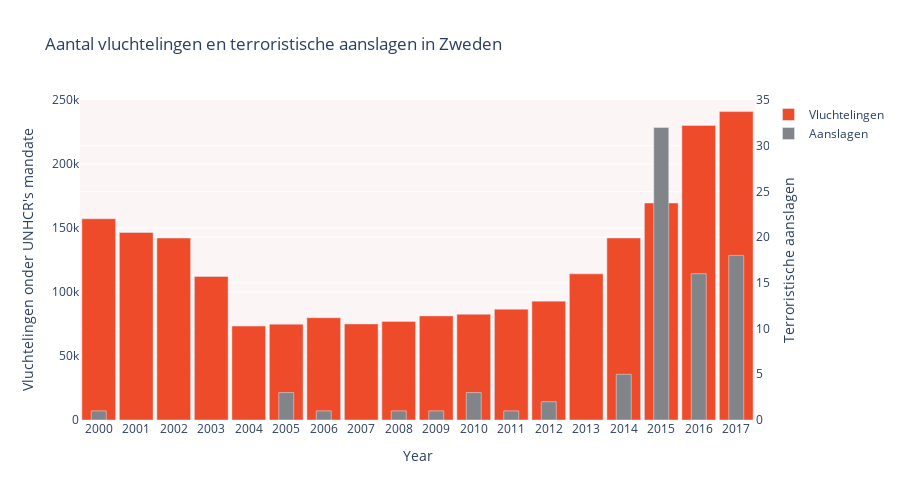

The notebook cell this image was saved under:
### Markdown cell above
### Derde argument eerste perspectief

### Code cell
df4 = pd.read_csv('migranten_per_jaar_per_land.csv')
df5 = df4[df4.Year.between(2000, 2017)]
df10 = df5[df5["Country of asylum"] == 'Sweden']
df10.head()

df7 = pd.read_csv('aanslagen_per_jaar_per_land.csv')
df8 = df7[df7.year.between(2000, 2017)]
df11 = df8[df8["country"] == 'Sweden']
df11.head()
colors = ['rgb(238, 75, 43)', 'rgb(252,245,245)', 'rgb(129, 133, 137)']
fig = go.Figure()

fig.add_trace(go.Bar(
    x=df10['Year'],
    y=df10["Refugees under UNHCR's mandate"],
    marker_color='rgb(238, 75, 43)',
    name="Vluchtelingen",
    yaxis='y'  
))

fig.add_trace(go.Bar(
    x=df11['year'],
    y=df11[('count')],
    marker_color='rgb(129, 133, 137)',
    name="Aanslagen",
    yaxis='y2',
    width=0.4
))

fig.update_layout(
    title='Aantal vluchtelingen en terroristische aanslagen in Zweden',
    xaxis=dict(type='category'),
    yaxis=dict(range=[0, 250000], title="Vluchtelingen onder UNHCR's mandate" , side='left'),
    yaxis2=dict(range=[0, 35], title="Terroristische aanslagen", overlaying='y', side='right'),  
    xaxis_title='Year',
    height=500,
    bargap=0.1,
    plot_bgcolor='rgb(252,245,245)',
)

fig.show()

### Figure 1 — Plotly figure (JSON) as saved in the notebook; plotly's stock layout.template omitted (floating-point values rounded to 4 significant figures)
{"data": [{"marker": {"color": "rgb(238, 75, 43)"}, "name": "Vluchtelingen", "type": "bar", "x": [2000, 2001, 2002, 2003, 2004, 2005, 2006, 2007, 2008, 2009, 2010, 2011, 2012, 2013, 2014, 2015, 2016, 2017], "y": [157206, 146480, 142170, 112148, 73383, 74889, 79895, 75055, 77016, 81346, 82620, 86603, 92869, 114172, 142197, 169516, 230158, 240954], "yaxis": "y"}, {"marker": {"color": "rgb(129, 133, 137)"}, "name": "Aanslagen", "type": "bar", "width": 0.4, "x": [2000, 2005, 2006, 2008, 2009, 2010, 2011, 2012, 2014, 2015, 2016, 2017], "y": [1, 3, 1, 1, 1, 3, 1, 2, 5, 32, 16, 18], "yaxis": "y2"}], "layout": {"bargap": 0.1, "height": 500, "plot_bgcolor": "rgb(252,245,245)", "title": {"text": "Aantal vluchtelingen en terroristische aanslagen in Zweden"}, "xaxis": {"title": {"text": "Year"}, "type": "category"}, "yaxis": {"range": [0, 250000], "side": "left", "title": {"text": "Vluchtelingen onder UNHCR's mandate"}}, "yaxis2": {"overlaying": "y", "range": [0, 35], "side": "right", "title": {"text": "Terroristische aanslagen"}}}}
